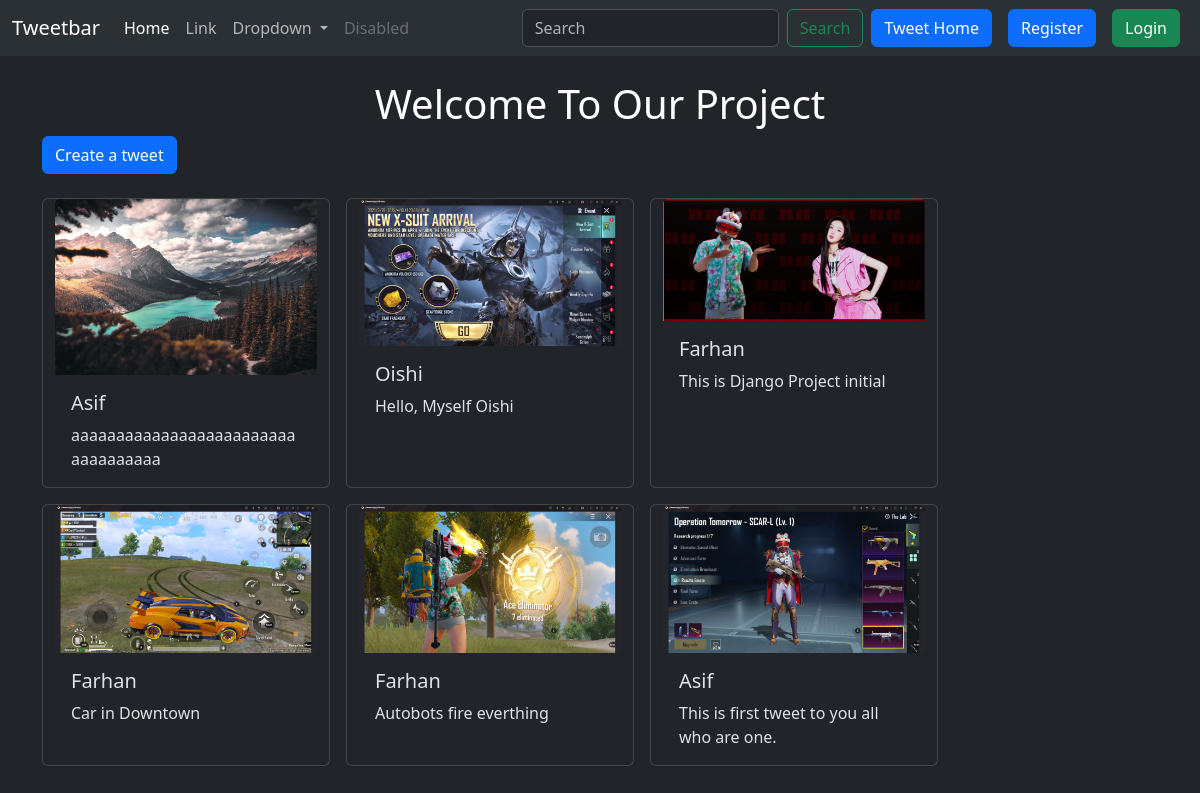
Screenshot of /tweet/ with the database file from the repository.
### tweet/models.py (models this page shows)
class Tweet(models.Model):
    user = models.ForeignKey(User, on_delete=models.CASCADE)
    text = models.TextField(max_length=300)
    photo = models.ImageField(upload_to='photos/',blank=True, null=True)
    created_at = models.DateTimeField(auto_now_add=True)
    updated_at = models.DateTimeField(auto_now=True)

### tweet/views.py (the view)
# urls.py: path("", views.tweet_list, name='tweet_list'),
def tweet_list(request):
    tweets = Tweet.objects.all().order_by('-created_at')
    return render (request, 'tweet_list.html',{'tweets':tweets})

### tweet/templates/tweet_list.html (shortened to what this page needs)
{% extends "layout.html" %}
{% block content %}
  <h1 class="text-center text-white mt-4">Welcome To Our Project </h1>
 <a class="btn btn-primary mb-4" href="{% url 'tweet_create'%}">Create a tweet </a>
  <div class="container row gap-3">
          {% for tweet in tweets %}
    <div class="card" style="width: 18rem;">
  <img src="{{tweet.photo.url}}" class="card-img-top" alt="...">
  <div class="card-body">
    <h5 class="card-title">{{tweet.user.username}}</h5>
    <p class="card-text">{{tweet.text}}</p>
  </div>
</div>
          {% endfor %}
  </div>
  {% endblock %}

### farhan/templates/layout.html (shortened to what this page needs)
{% load static %}
<!DOCTYPE html>
<html lang="en" data-bs-theme="dark">
<head>
    <link href="https://cdn.jsdelivr.net/npm/bootstrap@5.3.7/dist/css/bootstrap.min.css" rel="stylesheet">
</head>
<body >
    <nav class="navbar navbar-expand-lg bg-body-tertiary">
  <div class="container-fluid">
    <a class="navbar-brand" href="#">Tweetbar</a>
    <div class="collapse navbar-collapse" id="navbarSupportedContent">
      <ul class="navbar-nav me-auto mb-2 mb-lg-0">
        <li class="nav-item">
          <a class="nav-link active" aria-current="page" href="#">Home</a>
        </li>
        <li class="nav-item">
          <a class="nav-link" href="#">Link</a>
        </li>
        <li class="nav-item dropdown">
          <a class="nav-link dropdown-toggle" href="#" role="button" data-bs-toggle="dropdown" aria-expanded="false">
            Dropdown
          </a>
        </li>
        <li class="nav-item">
          <a class="nav-link disabled" aria-disabled="true">Disabled</a>
        </li>
      </ul>
      <form class="d-flex" role="search">
        <input class="form-control me-2" type="search" placeholder="Search" aria-label="Search"/>
        <button class="btn btn-outline-success" type="submit">Search</button>
      </form>
      <a href ="{% url 'tweet_list'%}" class="btn btn-primary mx-2">Tweet Home</a>
       {% if user.is_authenticated %}
       <form method="post" action ="{% url 'logout'%}">
        {% csrf_token %}
        <button class="btn btn-danger" type="submit">Logout</button>
      </form>
       {% else %}
       <a href ="{% url 'register'%}" class="btn btn-primary mx-2">Register</a>
       <a href ="{% url 'login'%}" class="btn btn-success mx-2">Login</a>
       {% endif %}
    </div>
  </div>
</nav>
    <div class = "container">
        {% block content %}
        {% endblock %}
    </div>
</body>
</html>

### rows the page displays
Tweet: photo (picture), user.username "Asif", text "aaaaaaaaaaaaaaaaaaaaaaaaaaaaaaaaaaa"
Tweet: photo (picture), user.username "Oishi", text "Hello, Myself Oishi"
Tweet: photo (picture), user.username "Farhan", text "This is Django Project initial"
Tweet: photo (picture), user.username "Farhan", text "Car in Downtown"
Tweet: photo (picture), user.username "Farhan", text "Autobots fire everthing"
Tweet: photo (picture), user.username "Asif", text "This is first tweet to you all who are one."
